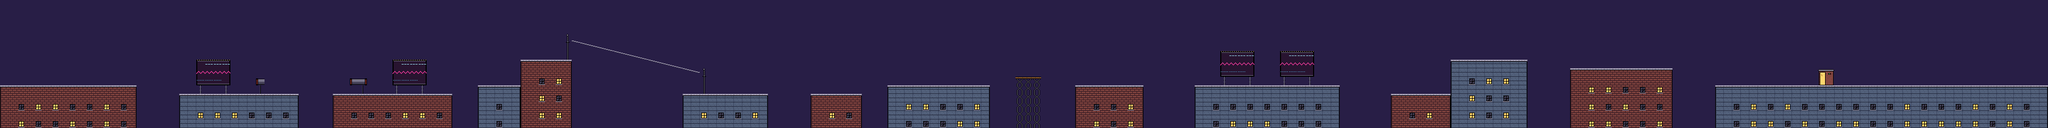

Tiled map render using the project's own tile images. Description and the map definition, with tile-layer contents summarised, below:
An orthogonal 240x15 tile map with 16x16 px tiles, 1 tile layer (Tiles) and 19 objects (8x Pigeon, 5x Stamp, 2x Beacon, Player, Zip, ...).

<map version="1.10" tiledversion="1.11.2" orientation="orthogonal" renderorder="right-down" width="240" height="15" tilewidth="16" tileheight="16" infinite="0" nextlayerid="4" nextobjectid="20">
  <properties>
    <property name="index" value="8" type="int" />
    <property name="name" value="STORM FRONT" />
    <property name="speed" value="46" type="int" />
    <property name="sky" value="5" type="int" />
  </properties>
  <tileset firstgid="1" source="../tileset.tsx" />
  <layer id="1" name="Tiles" width="240" height="15">
    <data>[3600 cells, 3600 non-empty, 42 distinct tile ids]</data>
  </layer>
  <objectgroup id="2" name="Spawns">
    <object id="1" name="Player" class="Player" x="96" y="160">
      <point />
    </object>
    <object id="2" name="Pigeon" class="Pigeon" x="160" y="144">
      <point />
      <properties>
        <property name="arg" value="0" type="int" />
      </properties>
    </object>
    <object id="3" name="Pigeon" class="Pigeon" x="176" y="144">
      <point />
      <properties>
        <property name="arg" value="1" type="int" />
      </properties>
    </object>
    <object id="4" name="Zip" class="Zip" x="1072" y="76.0">
      <point />
      <properties>
        <property name="arg" value="15" type="int" />
      </properties>
    </object>
    <object id="5" name="Stamp" class="Stamp" x="1120" y="96">
      <point />
      <properties>
        <property name="arg" value="0" type="int" />
      </properties>
    </object>
    <object id="6" name="Stamp" class="Stamp" x="1184" y="112">
      <point />
      <properties>
        <property name="arg" value="0" type="int" />
      </properties>
    </object>
    <object id="7" name="Stamp" class="Stamp" x="1248" y="128">
      <point />
      <properties>
        <property name="arg" value="0" type="int" />
      </properties>
    </object>
    <object id="8" name="Pigeon" class="Pigeon" x="1360" y="160">
      <point />
      <properties>
        <property name="arg" value="0" type="int" />
      </properties>
    </object>
    <object id="9" name="Pigeon" class="Pigeon" x="1376" y="160">
      <point />
      <properties>
        <property name="arg" value="1" type="int" />
      </properties>
    </object>
    <object id="10" name="Beacon" class="Beacon" x="1696" y="160">
      <point />
      <properties>
        <property name="arg" value="0" type="int" />
      </properties>
    </object>
    <object id="11" name="Pigeon" class="Pigeon" x="1760" y="144">
      <point />
      <properties>
        <property name="arg" value="0" type="int" />
      </properties>
    </object>
    <object id="12" name="Pigeon" class="Pigeon" x="1776" y="144">
      <point />
      <properties>
        <property name="arg" value="1" type="int" />
      </properties>
    </object>
    <object id="13" name="Stamp" class="Stamp" x="1920" y="112">
      <point />
      <properties>
        <property name="arg" value="0" type="int" />
      </properties>
    </object>
    <object id="14" name="Speed" class="Speed" x="2144" y="0">
      <point />
      <properties>
        <property name="arg" value="50" type="int" />
      </properties>
    </object>
    <object id="15" name="Stamp" class="Stamp" x="2784" y="80">
      <point />
      <properties>
        <property name="arg" value="0" type="int" />
      </properties>
    </object>
    <object id="16" name="Beacon" class="Beacon" x="2976" y="128">
      <point />
      <properties>
        <property name="arg" value="0" type="int" />
      </properties>
    </object>
    <object id="17" name="Pigeon" class="Pigeon" x="3040" y="112">
      <point />
      <properties>
        <property name="arg" value="0" type="int" />
      </properties>
    </object>
    <object id="18" name="Pigeon" class="Pigeon" x="3056" y="112">
      <point />
      <properties>
        <property name="arg" value="1" type="int" />
      </properties>
    </object>
    <object id="19" name="Mate" class="Mate" x="3408" y="160">
      <point />
      <properties>
        <property name="arg" value="0" type="int" />
      </properties>
    </object>
  </objectgroup>
</map>
